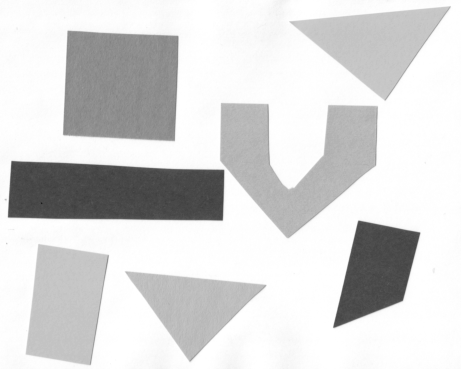
#> input picture week1/sb/imgs/image-segmentation-4.png, 461 x 369 px
$ jupyter execute '실습.ipynb'
#> lines starting #> are read from the running program, lines starting #| are printed output that depends on the picture; after the words box and inside, x2 and y2 are one past the last pixel; in counts of white or black regions, pixels touching at a corner belong together
# Treshold 실습

[cell 1]
# Experimental method
import cv2

img = cv2.imread('./imgs/image-segmentation-4.png', 0) # grayscale로 이미지 읽어오기
#> img is the input picture: shape (369, 461); min 28, max 255, mean 215.7
thresh_val = 230
_, thresh = cv2.threshold(img, thresh_val, 255, 0)
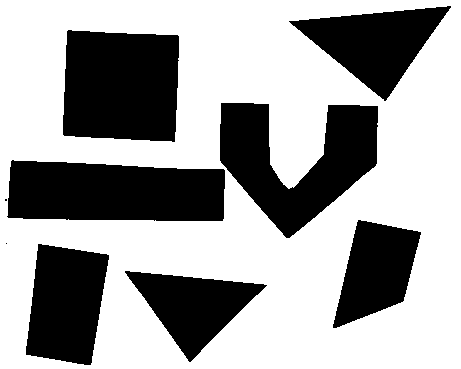
#> thresh: shape (369, 461); 63.7% white; 9 black regions (2 under 20 px), largest, box (x1, y1, x2, y2) and area: (63, 30, 179, 142) 11909, (7, 160, 225, 221) 11791, (220, 103, 378, 238) 11287
# 원본과 변환값 확인
cv2.imshow('Original Image', img)
cv2.imshow('Thresholded Image', thresh)
cv2.waitKey(0)
cv2.destroyAllWindows()

[cell 2]
# analaysis of histogram
import cv2
from matplotlib import pyplot as plt
img = cv2.imread('./imgs/image-segmentation-4.png', 0) # grayscale로 이미지 읽어오기

# 히스토그램 계산
hist = cv2.calcHist([img], [0], None, [256], [0, 256])
#> hist = 256 values, max 37489 at index 254, min 0 at index 0, mean 664.5

# 히스토그램 출력
plt.figure()
plt.title('Histogram')
plt.xlabel('Pixel value')
plt.ylabel('Frequency')
plt.plot(hist)
plt.xlim([0, 256])
plt.show()
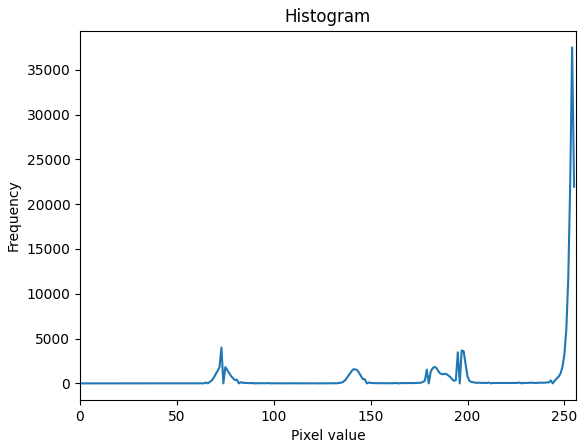
#> figure drawn by matplotlib, 1 panel; curve peaks at x = 254, y = 37489

# 히스토그램을 분석하여 적절한 Threshold 값 선택
thresh_val = 220
_, thresh_img = cv2.threshold(img, thresh_val, 255, 0)
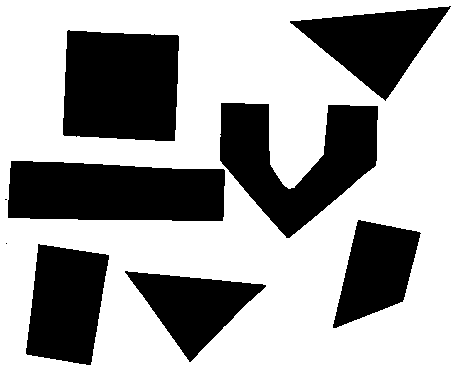
#> thresh_img: shape (369, 461); 64% white; 9 black regions (2 under 20 px), largest, box (x1, y1, x2, y2) and area: (63, 30, 179, 141) 11835, (8, 161, 225, 221) 11718, (220, 103, 378, 238) 11184

cv2.imshow('Original Image', img)
cv2.imshow('Thresholded Image', thresh_img)
cv2.waitKey(0)
cv2.destroyAllWindows()

[cell 3]
# adaptive threshold()
img = cv2.imread('./imgs/image-segmentation-4.png', 0)

# 적응형 Thresholding 수행
thresh_img = cv2.adaptiveThreshold(img, 255, cv2.ADAPTIVE_THRESH_GAUSSIAN_C, cv2.THRESH_BINARY, 11, 2)
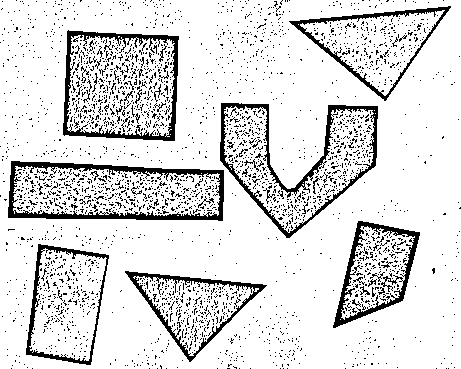
#> thresh_img: shape (369, 461); 86.6% white; 2957 black regions (2914 under 20 px), largest, box (x1, y1, x2, y2) and area: (8, 161, 224, 221) 2813, (220, 103, 378, 238) 2592, (63, 30, 179, 141) 2149

plt.figure(figsize=(8, 4))
plt.subplot(1, 2, 1)
plt.imshow(img, cmap='gray')
plt.title('Original Image')
plt.axis('off')

plt.subplot(1, 2, 2)
plt.imshow(thresh_img, cmap='gray')
plt.title('Thresholded Image (Adaptive)')
plt.axis('off')
plt.show()

# Edge Detection

[cell 4]
import cv2

img = cv2.imread('./imgs/image-segmentation-4.png', 0)
edges = cv2.Canny(img, 100, 200)
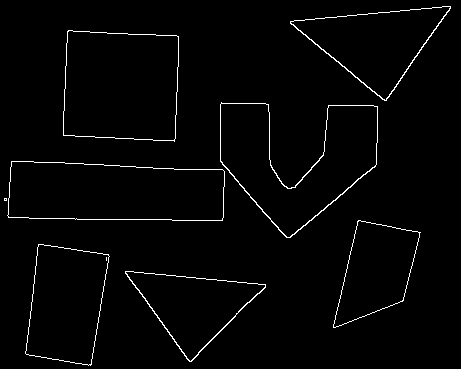
#> edges: shape (369, 461); 1.9% white in thin lines or dots
cv2.imshow('Edge Detection', edges)
cv2.waitKey(0)
cv2.destroyAllWindows()
